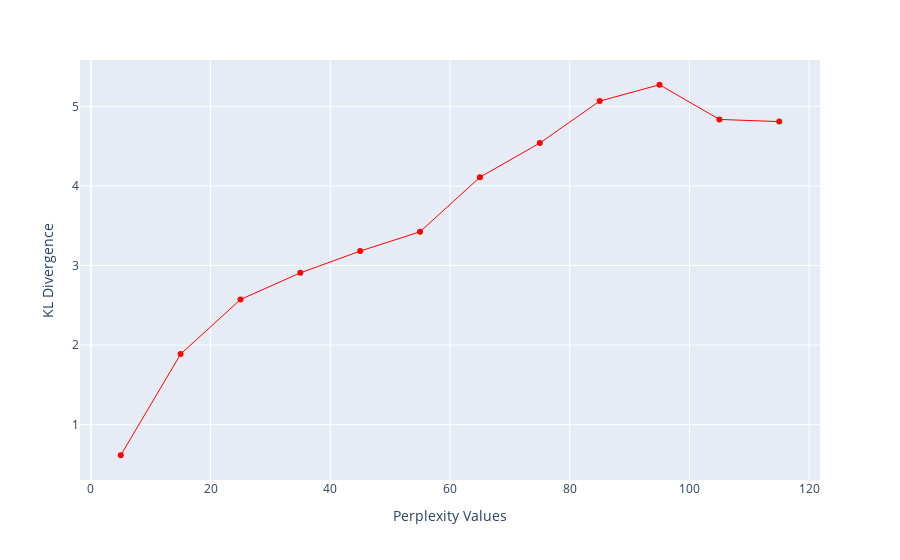

Source (notebook cell):
### Markdown cell above
#### t-Distributed Stochastic Neighbor Embedding for dimensity reduction

### Code cell
from sklearn.manifold import TSNE
import plotly.express as px
# Define perplexity values
perplexity = np.arange(5, 116, 10)
divergence = []

# Drop 'Id' and 'SalePrice' columns once
#desired_columns = train.drop(['Id', 'SalePrice'], axis=1)

desired_columns = [col for col in train.columns if col not in ['Id', 'SalePrice']]
train_filtered = train[desired_columns]

for i in perplexity:
  # Create TSNE model for each perplexity
  model = TSNE(n_components=45, init="pca", method='exact', perplexity=i, n_iter=5000, n_jobs=-1)

  # Fit the model on the training data (already dropped columns)
  reduced = model.fit_transform(train_filtered)

  # Append the KL divergence to the list
  divergence.append(model.kl_divergence_)

# Create the Plotly Express line chart
fig = px.line(x=perplexity, y=divergence, markers=True)
fig.update_layout(xaxis_title="Perplexity Values", yaxis_title="KL Divergence")
fig.update_traces(line_color="red", line_width=1)
fig.show()

### Figure 1 — Plotly figure (JSON) as saved in the notebook; plotly's stock layout.template omitted (floating-point values rounded to 4 significant figures)
{"data": [{"hovertemplate": "x=%{x}<br>y=%{y}<extra></extra>", "legendgroup": "", "line": {"color": "red", "dash": "solid", "width": 1}, "marker": {"symbol": "circle"}, "mode": "lines+markers", "name": "", "orientation": "v", "showlegend": false, "type": "scatter", "x": [5, 15, 25, 35, 45, 55, 65, 75, 85, 95, 105, 115], "xaxis": "x", "y": [0.6153, 1.887, 2.573, 2.908, 3.181, 3.425, 4.11, 4.539, 5.067, 5.272, 4.836, 4.809], "yaxis": "y"}], "layout": {"autosize": true, "legend": {"tracegroupgap": 0}, "margin": {"t": 60}, "xaxis": {"anchor": "y", "autorange": true, "domain": [0, 1], "range": [-1.658, 121.7], "title": {"text": "Perplexity Values"}, "type": "linear"}, "yaxis": {"anchor": "x", "autorange": true, "domain": [0, 1], "range": [0.2547, 5.633], "title": {"text": "KL Divergence"}, "type": "linear"}}}
